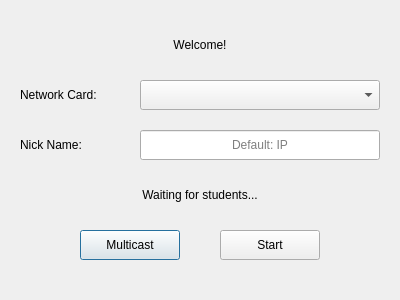
<?xml version="1.0" encoding="UTF-8"?>
<ui version="4.0">
 <class>StartUpDialog</class>
 <widget class="QDialog" name="StartUpDialog">
  <property name="geometry">
   <rect>
    <x>0</x>
    <y>0</y>
    <width>400</width>
    <height>300</height>
   </rect>
  </property>
  <property name="sizePolicy">
   <sizepolicy hsizetype="Fixed" vsizetype="Fixed">
    <horstretch>0</horstretch>
    <verstretch>0</verstretch>
   </sizepolicy>
  </property>
  <property name="minimumSize">
   <size>
    <width>400</width>
    <height>300</height>
   </size>
  </property>
  <property name="maximumSize">
   <size>
    <width>400</width>
    <height>300</height>
   </size>
  </property>
  <property name="focusPolicy">
   <enum>Qt::NoFocus</enum>
  </property>
  <property name="windowTitle">
   <string>StartUp</string>
  </property>
  <widget class="QLabel" name="lb_welcome">
   <property name="geometry">
    <rect>
     <x>80</x>
     <y>30</y>
     <width>240</width>
     <height>30</height>
    </rect>
   </property>
   <property name="focusPolicy">
    <enum>Qt::NoFocus</enum>
   </property>
   <property name="text">
    <string>Welcome!</string>
   </property>
   <property name="alignment">
    <set>Qt::AlignCenter</set>
   </property>
  </widget>
  <widget class="QComboBox" name="cb_network">
   <property name="geometry">
    <rect>
     <x>140</x>
     <y>80</y>
     <width>240</width>
     <height>30</height>
    </rect>
   </property>
  </widget>
  <widget class="QLabel" name="lb_network">
   <property name="geometry">
    <rect>
     <x>20</x>
     <y>80</y>
     <width>120</width>
     <height>30</height>
    </rect>
   </property>
   <property name="text">
    <string>Network Card:</string>
   </property>
   <property name="alignment">
    <set>Qt::AlignLeading|Qt::AlignLeft|Qt::AlignVCenter</set>
   </property>
  </widget>
  <widget class="QLabel" name="lb_nickname">
   <property name="geometry">
    <rect>
     <x>20</x>
     <y>130</y>
     <width>120</width>
     <height>30</height>
    </rect>
   </property>
   <property name="text">
    <string>Nick Name:</string>
   </property>
   <property name="alignment">
    <set>Qt::AlignLeading|Qt::AlignLeft|Qt::AlignVCenter</set>
   </property>
  </widget>
  <widget class="QLineEdit" name="lineEdit">
   <property name="geometry">
    <rect>
     <x>140</x>
     <y>130</y>
     <width>240</width>
     <height>30</height>
    </rect>
   </property>
   <property name="alignment">
    <set>Qt::AlignCenter</set>
   </property>
   <property name="placeholderText">
    <string>Default: IP</string>
   </property>
  </widget>
  <widget class="QLabel" name="lb_connect">
   <property name="geometry">
    <rect>
     <x>80</x>
     <y>180</y>
     <width>240</width>
     <height>30</height>
    </rect>
   </property>
   <property name="text">
    <string>Waiting for students...</string>
   </property>
   <property name="alignment">
    <set>Qt::AlignCenter</set>
   </property>
  </widget>
  <widget class="QPushButton" name="btn_multicast">
   <property name="geometry">
    <rect>
     <x>80</x>
     <y>230</y>
     <width>100</width>
     <height>30</height>
    </rect>
   </property>
   <property name="text">
    <string>Multicast</string>
   </property>
  </widget>
  <widget class="QPushButton" name="btn_start">
   <property name="geometry">
    <rect>
     <x>220</x>
     <y>230</y>
     <width>100</width>
     <height>30</height>
    </rect>
   </property>
   <property name="text">
    <string>Start</string>
   </property>
  </widget>
 </widget>
 <resources/>
 <connections/>
</ui>
